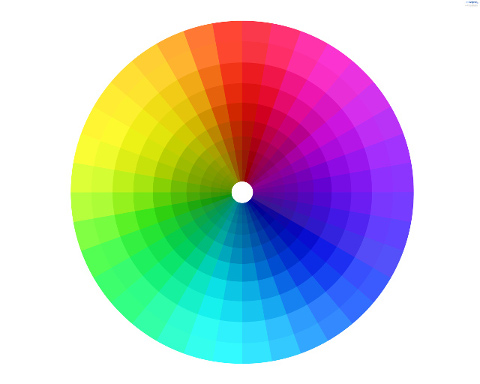
#> input picture image_processing/2_image_matrix/color_image.jpg, 480 x 384 px
$ python hsvImage.py   (Python 2 division)
#> lines starting #> are read from the running program, lines starting #| are printed output that depends on the picture

############################################
## Import OpenCV
import numpy as np
import cv2
############################################

############################################
## Read the image
img= cv2.imread('color_image.jpg')
#> img is the input picture: shape (384, 480, 3); mean B, G, R 196, 193.1, 191.4
print "original image matrix = ", img.shape
#| original image matrix =  (384, 480, 3)
############################################

############################################
## Do the processing
############################################
hsv = cv2.cvtColor(img, cv2.COLOR_BGR2HSV)
#> hsv: shape (384, 480, 3); mean H, S, V 46.9, 111.9, 241.4
print "hsv image matrix = ", hsv.shape
#| hsv image matrix =  (384, 480, 3)

(width, height, channel)= hsv.shape
#> width = 384; height = 480; channel = 3
canvas = np.zeros((width,height), np.uint8)

canvas = hsv[:, :, 0]
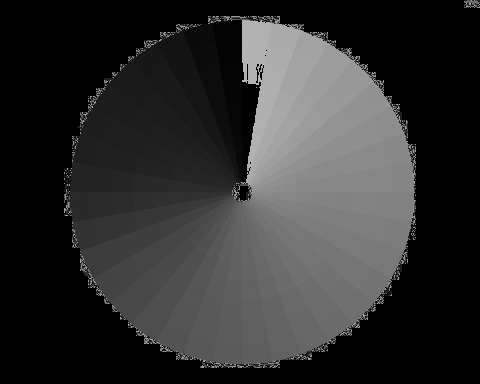
#> canvas: shape (384, 480); min 0, max 179, mean 46.9
############################################
## Show the image
cv2.imshow('image',img)
cv2.imshow('value', canvas)
############################################

############################################
## Close and exit
while(1):
       key= cv2.waitKey(1)
#> (key Esc is pressed here)
       if (key & 0xFF) == 27:
           break

cv2.destroyAllWindows()
############################################

$ run again, with image_processing/2_image_matrix/lionBMP.jpg copied over image_processing/2_image_matrix/color_image.jpg
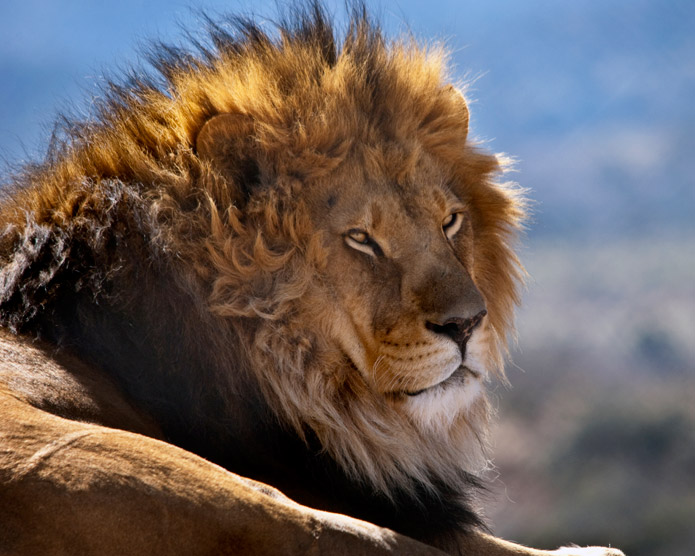
#> input picture image_processing/2_image_matrix/lionBMP.jpg, 695 x 556 px
#> img is the input picture: shape (556, 695, 3); mean B, G, R 93.5, 96.3, 106.5
#| original image matrix =  (556, 695, 3)
#> hsv: shape (556, 695, 3); mean H, S, V 51.1, 108.3, 124.7
#| hsv image matrix =  (556, 695, 3)
#> `canvas = hsv[:, :, 0]`:
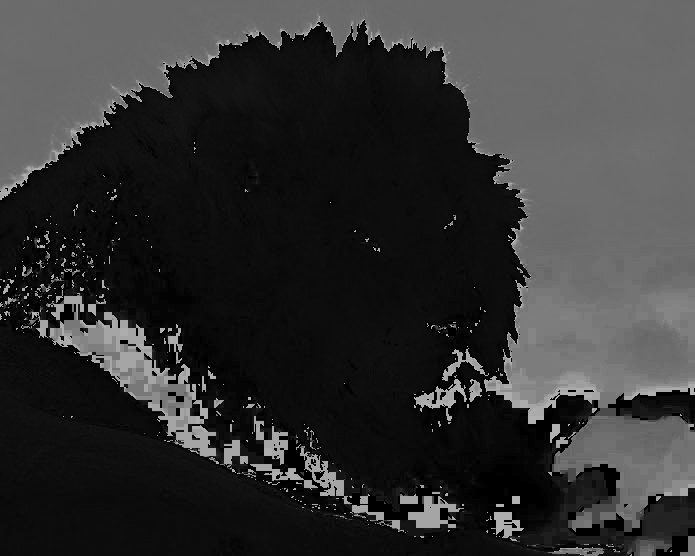
#> canvas: shape (556, 695); min 0, max 179, mean 51.1
